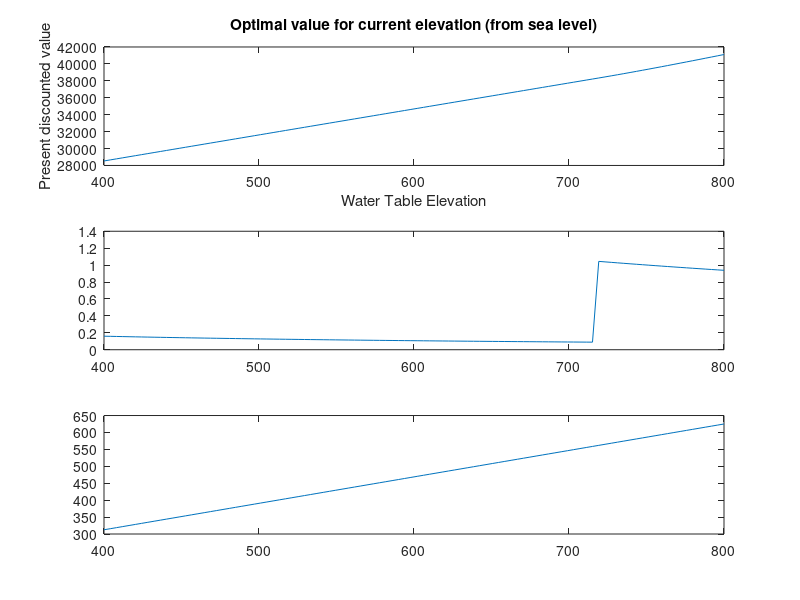

MATLAB code to generate this figure:
clear all;
close all;
clc;

tic
beta = .96;   % discount factor
r=1   %average rain
k=-.89  %Slope of demand curve
g=1.48  %Intercept of demand curve
c0=.1664   %fixed pump cost
c1=-.0001664  %variable pump cost
A= 625    %Area of aquifer
rec=40    %Aquifer Recharge
S=.17   %Storitivity
re=.2   %percent returned irrigation water


% maximum capital possible in this model
max_k = 800;
min_k = 400;
alpha=@(x) (x/max_k )*A

% Gamma is the choice set for next period's capital given current capital
% holdings (x). We will use Gamma(x) to compute the return function to make
% sure our choice for next period's capital is feasible. I.e. y <= Gamma(x)

Gamma = @(x) x + (1/(A*S))*rec;

u1 = @(w,x)  (((((r+w).^2)./2.*k) - ((g.*(r+w))./k) - (c0+c1.*x)*w)).*alpha(x) + A-alpha(x).*((r.^2)/(2.*k.* - (g.*r)./k)) ; % profit from water pumped (1 period)
%u2= @(x)  (r.^2)/2.*k.*alpha - (g.*r)./k  dyrland only

%w=[0:.01:1]  %test of value function;;
%x=100;
%u1(w,x);
%plot(w,ans);


%% Value function iteration parameters
tol = 1e-4; % convergence tolerance
maxit = 1000; % maximum number of loop iterations

n =100; % n specifies how fine our grid of capital holdings will be
X = linspace(min_k,max_k,n); % an evenly spaced grid

% pre-compute the return function on the entire grid of states and possible
% choice variables.
R = NaN(n,n);
for i = 1:n % loop over the capital states;
    x = X(i);
    for j = 1:n % loop over next period's capital states;
        y = X(j);
        
        R(i,j) = -Inf; % set the default return to negative infinity
        
        % check to see if next period's capital choice is feasible
        if(y <= Gamma(x)&&y>= min_k && y<= max_k);
            % if so, set the appropriate return
            R(i,j) = u1( ((y-x).*(A.*S) - rec)./((re-1).*alpha(x)),x);% This is implicitly u1(w,x), where w is the difference between the hights in current and future correcting for storitivity and area, recharge, returned irrigation water
            wp(i,j)= ((y-x).*(A.*S) - rec)./((re-1).*alpha(x));
        end
    end

end


%% Value function iteration loop
v = zeros(n,1); % initialize value function "guess" to zeros
tv = v; % pre-allocate space for the updated value function

% loop until either we converge or we hit the maximum number of iterations
for i=1:maxit
    % loop over all possible capital states
    for j=1:n
        % use the bellman mapping T(v) to map v into tv
        [tv(j) I(j)] = max(R(j,:) + beta * v');
        
       % policy(1,j)= wp(j,I(j));
    end
    
    % compute the "distance" between the old and new value functions
    diff = max(abs(tv - v));
    fprintf('Iteration %3d: %.6f\n',i,diff);

    % check for convergence
    if(diff < tol);
        fprintf('Value function iteration has converged.\n');
        break;
    end
    
    % update the old value function values with the new ones
    v = tv;
    
end

%Recover the policy function
for b=1:n;
    
    policy(1,b)=wp(b,I(b));
    
end;


%% Show the results
subplot (3, 1, 1);
plot(X,v); % plot results
title('Optimal value for current elevation (from sea level)');
xlabel('Water Table Elevation');
ylabel('Present discounted value');

subplot (3, 1, 2);
plot(X,policy)

subplot (3, 1, 3)
plot(X,alpha(X))

toc/60






